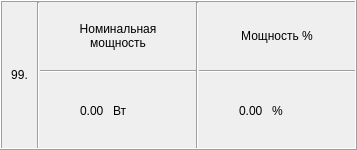
<?xml version="1.0" encoding="UTF-8"?>
<ui version="4.0">
 <class>ResistorViewFrame</class>
 <widget class="QFrame" name="ResistorViewFrame">
  <property name="geometry">
   <rect>
    <x>0</x>
    <y>0</y>
    <width>357</width>
    <height>150</height>
   </rect>
  </property>
  <property name="sizePolicy">
   <sizepolicy hsizetype="Maximum" vsizetype="Maximum">
    <horstretch>0</horstretch>
    <verstretch>0</verstretch>
   </sizepolicy>
  </property>
  <property name="minimumSize">
   <size>
    <width>0</width>
    <height>150</height>
   </size>
  </property>
  <property name="maximumSize">
   <size>
    <width>16777215</width>
    <height>150</height>
   </size>
  </property>
  <property name="windowTitle">
   <string>Frame</string>
  </property>
  <property name="frameShape">
   <enum>QFrame::Box</enum>
  </property>
  <property name="frameShadow">
   <enum>QFrame::Raised</enum>
  </property>
  <layout class="QHBoxLayout" name="horizontalLayout_2" stretch="1,0,10,0,10">
   <property name="spacing">
    <number>0</number>
   </property>
   <property name="sizeConstraint">
    <enum>QLayout::SetMaximumSize</enum>
   </property>
   <property name="leftMargin">
    <number>0</number>
   </property>
   <property name="topMargin">
    <number>0</number>
   </property>
   <property name="rightMargin">
    <number>0</number>
   </property>
   <property name="bottomMargin">
    <number>0</number>
   </property>
   <item>
    <layout class="QVBoxLayout" name="verticalLayout_2">
     <property name="leftMargin">
      <number>9</number>
     </property>
     <property name="rightMargin">
      <number>9</number>
     </property>
     <item>
      <widget class="QLabel" name="numberLabel">
       <property name="text">
        <string>99.</string>
       </property>
       <property name="alignment">
        <set>Qt::AlignCenter</set>
       </property>
      </widget>
     </item>
    </layout>
   </item>
   <item>
    <widget class="Line" name="line_2">
     <property name="orientation">
      <enum>Qt::Vertical</enum>
     </property>
    </widget>
   </item>
   <item>
    <layout class="QVBoxLayout" name="verticalLayout" stretch="1,0,1">
     <property name="spacing">
      <number>9</number>
     </property>
     <property name="leftMargin">
      <number>0</number>
     </property>
     <property name="topMargin">
      <number>9</number>
     </property>
     <property name="rightMargin">
      <number>0</number>
     </property>
     <property name="bottomMargin">
      <number>9</number>
     </property>
     <item>
      <widget class="QLabel" name="label">
       <property name="sizePolicy">
        <sizepolicy hsizetype="Preferred" vsizetype="Fixed">
         <horstretch>0</horstretch>
         <verstretch>0</verstretch>
        </sizepolicy>
       </property>
       <property name="minimumSize">
        <size>
         <width>0</width>
         <height>50</height>
        </size>
       </property>
       <property name="maximumSize">
        <size>
         <width>16777215</width>
         <height>50</height>
        </size>
       </property>
       <property name="text">
        <string>Номинальная
мощность</string>
       </property>
       <property name="alignment">
        <set>Qt::AlignCenter</set>
       </property>
      </widget>
     </item>
     <item>
      <widget class="Line" name="line_3">
       <property name="orientation">
        <enum>Qt::Horizontal</enum>
       </property>
      </widget>
     </item>
     <item>
      <layout class="QHBoxLayout" name="horizontalLayout" stretch="0,0,1,0">
       <property name="bottomMargin">
        <number>0</number>
       </property>
       <item>
        <spacer name="horizontalSpacer_4">
         <property name="orientation">
          <enum>Qt::Horizontal</enum>
         </property>
         <property name="sizeHint" stdset="0">
          <size>
           <width>40</width>
           <height>20</height>
          </size>
         </property>
        </spacer>
       </item>
       <item>
        <widget class="QLabel" name="consumptionLabel">
         <property name="text">
          <string>0.00</string>
         </property>
        </widget>
       </item>
       <item>
        <widget class="QLabel" name="label_8">
         <property name="text">
          <string>Вт</string>
         </property>
        </widget>
       </item>
       <item>
        <spacer name="horizontalSpacer_3">
         <property name="orientation">
          <enum>Qt::Horizontal</enum>
         </property>
         <property name="sizeHint" stdset="0">
          <size>
           <width>40</width>
           <height>20</height>
          </size>
         </property>
        </spacer>
       </item>
      </layout>
     </item>
    </layout>
   </item>
   <item>
    <widget class="Line" name="line">
     <property name="orientation">
      <enum>Qt::Vertical</enum>
     </property>
    </widget>
   </item>
   <item>
    <layout class="QVBoxLayout" name="verticalLayout_3" stretch="1,0,1">
     <property name="spacing">
      <number>9</number>
     </property>
     <property name="topMargin">
      <number>9</number>
     </property>
     <property name="bottomMargin">
      <number>9</number>
     </property>
     <item>
      <widget class="QLabel" name="label_5">
       <property name="sizePolicy">
        <sizepolicy hsizetype="Preferred" vsizetype="Fixed">
         <horstretch>0</horstretch>
         <verstretch>0</verstretch>
        </sizepolicy>
       </property>
       <property name="minimumSize">
        <size>
         <width>0</width>
         <height>50</height>
        </size>
       </property>
       <property name="maximumSize">
        <size>
         <width>16777215</width>
         <height>50</height>
        </size>
       </property>
       <property name="text">
        <string>Мощность %</string>
       </property>
       <property name="alignment">
        <set>Qt::AlignCenter</set>
       </property>
      </widget>
     </item>
     <item>
      <widget class="Line" name="line_5">
       <property name="orientation">
        <enum>Qt::Horizontal</enum>
       </property>
      </widget>
     </item>
     <item>
      <layout class="QHBoxLayout" name="horizontalLayout_3" stretch="0,0,1,0">
       <item>
        <spacer name="horizontalSpacer_5">
         <property name="orientation">
          <enum>Qt::Horizontal</enum>
         </property>
         <property name="sizeHint" stdset="0">
          <size>
           <width>40</width>
           <height>20</height>
          </size>
         </property>
        </spacer>
       </item>
       <item>
        <widget class="QLabel" name="percentLabel">
         <property name="text">
          <string>0.00</string>
         </property>
        </widget>
       </item>
       <item>
        <widget class="QLabel" name="label_2">
         <property name="minimumSize">
          <size>
           <width>0</width>
           <height>0</height>
          </size>
         </property>
         <property name="text">
          <string>%</string>
         </property>
        </widget>
       </item>
       <item>
        <spacer name="horizontalSpacer_6">
         <property name="orientation">
          <enum>Qt::Horizontal</enum>
         </property>
         <property name="sizeHint" stdset="0">
          <size>
           <width>40</width>
           <height>20</height>
          </size>
         </property>
        </spacer>
       </item>
      </layout>
     </item>
    </layout>
   </item>
  </layout>
 </widget>
 <resources/>
 <connections/>
</ui>
